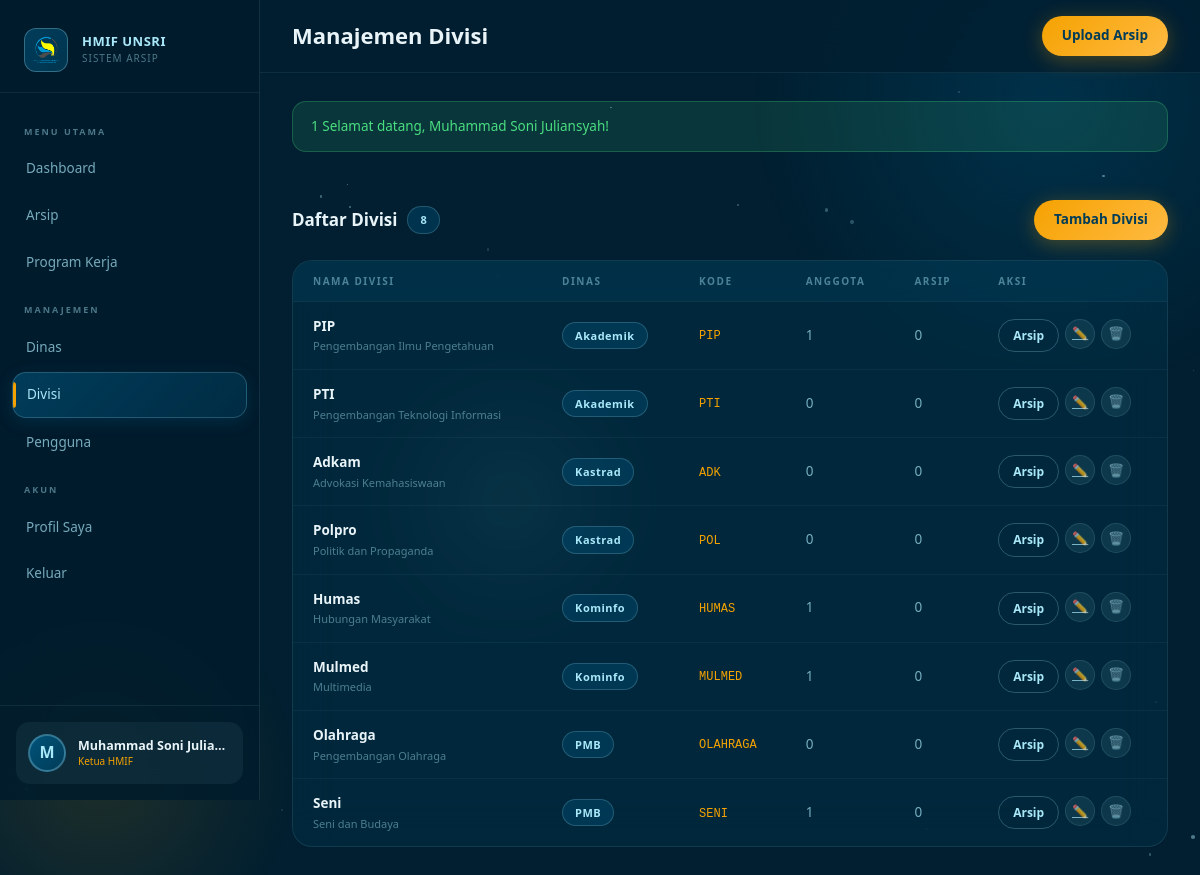
/divisions/index.php (signed in), run on the app's committed database.
### tables this page shows
CREATE TABLE users (
    id INT PRIMARY KEY AUTO_INCREMENT,
    email VARCHAR(100) UNIQUE NOT NULL,
    password VARCHAR(255) NOT NULL,
    nama_lengkap VARCHAR(100) NOT NULL,
    foto_profil VARCHAR(255) NULL,
    role ENUM('ketua','waketua','sekum','bendum','kadin','wakadin','kadiv','staf') NOT NULL,
    department_id INT NULL,
    division_id INT NULL,
    is_active TINYINT(1) DEFAULT 1,
    created_at TIMESTAMP DEFAULT CURRENT_TIMESTAMP,
    updated_at TIMESTAMP DEFAULT CURRENT_TIMESTAMP ON UPDATE CURRENT_TIMESTAMP
);

CREATE TABLE divisions (
    id INT PRIMARY KEY AUTO_INCREMENT,
    nama VARCHAR(100) NOT NULL,
    department_id INT NOT NULL,
    kode VARCHAR(10) UNIQUE NOT NULL,
    deskripsi TEXT,
    created_at TIMESTAMP DEFAULT CURRENT_TIMESTAMP,
    FOREIGN KEY (department_id) REFERENCES departments(id) ON DELETE CASCADE
);

CREATE TABLE departments (
    id INT PRIMARY KEY AUTO_INCREMENT,
    nama VARCHAR(100) NOT NULL,
    kode VARCHAR(10) UNIQUE NOT NULL,
    deskripsi TEXT,
    created_at TIMESTAMP DEFAULT CURRENT_TIMESTAMP
);

### src/middleware/auth.php (called while the page is built, shortened)
<?php
function getCurrentUser() {
    $db = getDB();
    $stmt = $db->prepare("
        SELECT u.*, d.nama as dept_nama, d.kode as dept_kode,
               dv.nama as div_nama, dv.kode as div_kode
        FROM users u
        LEFT JOIN departments d ON u.department_id = d.id
        LEFT JOIN divisions dv ON u.division_id = dv.id
        WHERE u.id = ? AND u.is_active = 1
    ");
    $stmt->execute([$_SESSION['user_id']]);
    return $stmt->fetch();
}
function isAdmin($user = null) {
    return $user && in_array($user['role'], ROLE_ADMIN);
}
function getRoleLabel($role) {
    $labels = [
        'ketua' => 'Ketua HMIF',
        'waketua' => 'Wakil Ketua',
        'sekum' => 'Sekretaris Umum',
        'bendum' => 'Bendahara Umum',
        'kadin' => 'Kepala Dinas',
        'wakadin' => 'Wakil Kepala Dinas',
        'kadiv' => 'Kepala Divisi',
        'staf' => 'Staf',
    ];
    return $labels[$role] ?? $role;
}

### src/helpers/functions.php (called while the page is built, shortened)
<?php
function sanitize($str) {
    return htmlspecialchars(trim($str), ENT_QUOTES, 'UTF-8');
}
function getFlash() {
    if (isset($_SESSION['flash'])) {
        $flash = $_SESSION['flash'];
        return $flash;
    }
    return null;
}

### divisions/index.php (the view, shortened to what this page needs)
<?php
$pageTitle = 'Manajemen Divisi';
require_once __DIR__ . '/../template/header.php';
$db = getDB();
$divisions = $db->query("
    SELECT dv.*, d.nama as dept_nama,
        COUNT(DISTINCT u.id) as user_count,
        COUNT(DISTINCT a.id) as archive_count
    FROM divisions dv
    LEFT JOIN departments d ON dv.department_id = d.id
    LEFT JOIN users u ON dv.id = u.division_id AND u.is_active=1
    LEFT JOIN archives a ON dv.id = a.division_id
    GROUP BY dv.id ORDER BY d.nama, dv.nama
")->fetchAll();
?>
<div class="page-content">
    <div class="section-header" data-animate>
        <div class="section-title">Daftar Divisi <span class="badge badge-blue"><?= count($divisions) ?></span></div>
        <a href="<?= APP_URL ?>/divisions/create.php" class="btn btn-primary">Tambah Divisi</a>
    </div>
    <div class="table-container" data-animate>
        <table>
            <thead><tr><th>Nama Divisi</th><th>Dinas</th><th>Kode</th><th>Anggota</th><th>Arsip</th><th>Aksi</th></tr></thead>
            <tbody>
            <?php foreach ($divisions as $dv): ?>
            <tr>
                <td>
                    <div style="font-weight:600;color:var(--text-primary)"><?= sanitize($dv['nama']) ?></div>
                    <?php if ($dv['deskripsi']): ?><div style="font-size:11px;color:var(--text-muted)"><?= sanitize(substr($dv['deskripsi'],0,50)) ?></div><?php endif; ?>
                </td>
                <td><span class="badge badge-blue"><?= sanitize($dv['dept_nama']) ?></span></td>
                <td><span style="font-family:monospace;color:var(--gold);font-size:12px"><?= sanitize($dv['kode']) ?></span></td>
                <td style="color:var(--text-secondary)"><?= $dv['user_count'] ?></td>
                <td style="color:var(--text-secondary)"><?= $dv['archive_count'] ?></td>
                <td>
                    <div style="display:flex;gap:6px">
                        <a href="<?= APP_URL ?>/archives/index.php?div_id=<?= $dv['id'] ?>" class="btn btn-outline btn-sm">Arsip</a>
                        <a href="<?= APP_URL ?>/divisions/edit.php?id=<?= $dv['id'] ?>" class="btn-icon" style="width:30px;height:30px;font-size:13px">✏️</a>
                        <button class="btn-icon" style="width:30px;height:30px;font-size:13px"
                            onclick="confirmDelete('<?= APP_URL ?>/divisions/delete.php?id=<?= $dv['id'] ?>', '<?= sanitize($dv['nama']) ?>')">🗑️</button>
                    </div>
                </td>
            </tr>
            <?php endforeach; ?>
            </tbody>
        </table>
    </div>
</div>
<?php require_once __DIR__ . '/../template/footer.php'; ?>

### template/header.php (shortened to what this page needs)
<?php
require_once __DIR__ . '/../src/middleware/auth.php';
require_once __DIR__ . '/../src/helpers/functions.php';
$currentUser = getCurrentUser();
$flash = getFlash();
function getAvatarSrc($user) {
    return null;
}
$avatarSrc = getAvatarSrc($currentUser);
$initials = strtoupper(substr($currentUser['nama_lengkap'], 0, 1));
?>
<!DOCTYPE html>
<html lang="id">
<head>
    <link rel="stylesheet" href="<?= APP_URL ?>/public/assets/css/main.css">
</head>
<body>
<div class="bg-animated"><div class="bg-orb"></div></div>
<aside class="sidebar" id="sidebar">
    <div class="sidebar-logo">
        <div style="width:44px;height:44px;border-radius:12px;background:linear-gradient(135deg,rgba(0,83,122,0.6),rgba(1,60,88,0.8));border:1.5px solid rgba(168,232,249,0.3);display:flex;align-items:center;justify-content:center;font-size:22px;flex-shrink:0;">
            <img src="<?= APP_URL ?>/public/assets/images/logo-hmif.png" alt="Logo" style="width:30px;height:30px;">
        </div>
        <div class="sidebar-logo-text">
            <div class="org-name">HMIF UNSRI</div>
            <div class="org-sub">Sistem Arsip</div>
        </div>
    </div>
    <nav class="sidebar-nav">
        <div class="nav-section-label">Menu Utama</div>
        <a href="<?= APP_URL ?>/dashboard.php" class="nav-item <?= (basename($_SERVER['PHP_SELF']) == 'dashboard.php') ? 'active' : '' ?>">
            <span>Dashboard</span>
        </a>
        <a href="<?= APP_URL ?>/archives/index.php" class="nav-item <?= (strpos($_SERVER['PHP_SELF'], '/archives/') !== false) ? 'active' : '' ?>">
            <span>Arsip</span>
        </a>
        <a href="<?= APP_URL ?>/programs/index.php" class="nav-item <?= (strpos($_SERVER['PHP_SELF'], '/programs/') !== false) ? 'active' : '' ?>">
            <span>Program Kerja</span>
        </a>
        <?php if (isAdmin($currentUser) || isDeptManager($currentUser)): ?>
        <div class="nav-section-label">Manajemen</div>
        <a href="<?= APP_URL ?>/departments/index.php" class="nav-item <?= (strpos($_SERVER['PHP_SELF'], '/departments/') !== false) ? 'active' : '' ?>">
            <span>Dinas</span>
        </a>
        <?php if (isAdmin($currentUser)): ?>
        <a href="<?= APP_URL ?>/divisions/index.php" class="nav-item <?= (strpos($_SERVER['PHP_SELF'], '/divisions/') !== false) ? 'active' : '' ?>">
            <span>Divisi</span>
        </a>
        <a href="<?= APP_URL ?>/users/index.php" class="nav-item <?= (strpos($_SERVER['PHP_SELF'], '/users/') !== false) ? 'active' : '' ?>">
            <span>Pengguna</span>
        </a>
        <?php endif; ?>
        <?php endif; ?>
        <div class="nav-section-label">Akun</div>
        <a href="<?= APP_URL ?>/profile/index.php" class="nav-item <?= (strpos($_SERVER['PHP_SELF'], '/profile/') !== false) ? 'active' : '' ?>">
            <span>Profil Saya</span>
        </a>
        <a href="<?= APP_URL ?>/logout.php" class="nav-item" onclick="return confirm('Yakin ingin keluar?')">
            <span>Keluar</span>
        </a>
    </nav>
    <div class="sidebar-user">
        <a href="<?= APP_URL ?>/profile/index.php" class="sidebar-user-card">
            <?php if ($avatarSrc): ?>
                <img src="<?= $avatarSrc ?>" alt="Avatar" class="user-avatar">
            <?php else: ?>
                <div class="user-avatar-placeholder"><?= $initials ?></div>
            <?php endif; ?>
            <div class="flex-1" style="min-width:0">
                <div class="user-info-name"><?= sanitize($currentUser['nama_lengkap']) ?></div>
                <div class="user-info-role"><?= getRoleLabel($currentUser['role']) ?></div>
            </div>
        </a>
    </div>
</aside>
<div class="main-content">
    <header class="topbar">
        <div style="display: flex; align-items: center; gap: 16px;">
            <div>
                <div class="page-title">
                    <?= $pageTitle ?? 'Dashboard' ?>
                </div>
            </div>
        </div>
        <div class="topbar-actions">
            <?php if (!in_array($currentUser['role'], ROLE_STAFF)): ?>
            <a href="<?= APP_URL ?>/archives/upload.php" class="btn btn-primary">
                Upload Arsip
            </a>
            <?php endif; ?>
        </div>
    </header>
    <?php if ($flash): ?>
    <div class="page-content" style="padding-bottom:0">
        <div class="alert alert-<?= $flash['type'] == 'success' ? 'success' : ($flash['type'] == 'error' ? 'error' : 'info') ?>">
            <?= $flash['type'] == 'success' ? : ($flash['type'] == 'error' ? '❌' : 'ℹ️') ?>
            <?= sanitize($flash['message']) ?>
        </div>
    </div>
    <?php endif; ?>

### data on the page
users: nama_lengkap "M", nama_lengkap "Muhammad Soni Julia…", role "Ketua HMIF"
divisions: nama "PIP", deskripsi "Pengembangan Ilmu Pengetahuan", department.nama "Akademik", kode "PIP", user_count "1", archive_count "0"
divisions: nama "PTI", deskripsi "Pengembangan Teknologi Informasi", department.nama "Akademik", kode "PTI", user_count "0", archive_count "0"
divisions: nama "Adkam", deskripsi "Advokasi Kemahasiswaan", department.nama "Kastrad", kode "ADK", user_count "0", archive_count "0"
divisions: nama "Polpro", deskripsi "Politik dan Propaganda", department.nama "Kastrad", kode "POL", user_count "0", archive_count "0"
divisions: nama "Humas", deskripsi "Hubungan Masyarakat", department.nama "Kominfo", kode "HUMAS", user_count "1", archive_count "0"
divisions: nama "Mulmed", deskripsi "Multimedia", department.nama "Kominfo", kode "MULMED", user_count "1", archive_count "0", $dv['id'] 3 (drawn)
divisions: nama "Olahraga", deskripsi "Pengembangan Olahraga", department.nama "PMB", kode "OLAHRAGA", user_count "0", archive_count "0"
divisions: nama "Seni", deskripsi "Seni dan Budaya", department.nama "PMB", kode "SENI", user_count "1", archive_count "0"

### other printed values
$pageTitle "Manajemen Divisi"
$flash['message'] "Selamat datang, Muhammad Soni Juliansyah!"
count($divisions) "8"
